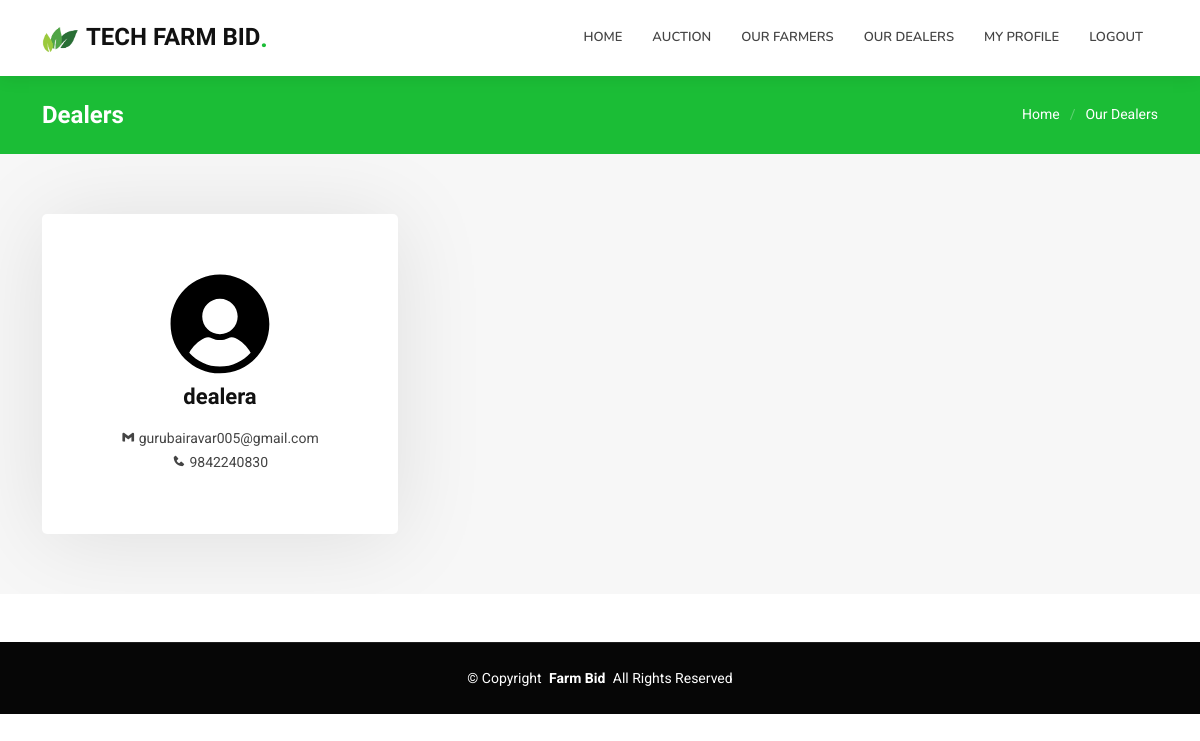
/our_dealers.php (signed in), run on the app's committed database.
### tables this page shows
CREATE TABLE `user_tbl` (
  `id` int(255) NOT NULL,
  `first_name` varchar(255) NOT NULL,
  `date_of_birth` date NOT NULL,
  `email` varchar(255) NOT NULL,
  `phone` bigint(255) NOT NULL,
  `gender` varchar(255) NOT NULL,
  `role` varchar(255) NOT NULL,
  `username` varchar(255) NOT NULL,
  `password` varchar(255) NOT NULL,
  `registered_date` timestamp NOT NULL DEFAULT current_timestamp() ON UPDATE current_timestamp()
);

### our_dealers.php (the view, shortened to what this page needs)
<!DOCTYPE html>
<html>
<head>
  <link href="css/bootstrap.min.css" rel="stylesheet">
  <link href="css/main.css" rel="stylesheet">
  <link rel="stylesheet" href="https://cdnjs.cloudflare.com/ajax/libs/boxicons/2.1.0/css/boxicons.min.css" />
</head>
<body class="index-page">
  <?php include 'header.php'; ?>
  <main class="main">
    <div class="page-title accent-background">
      <div class="container d-lg-flex justify-content-between align-items-center">
        <h1 class="mb-2 mb-lg-0">Dealers</h1>
        <nav class="breadcrumbs">
          <ol>
            <li><a href="home.php">Home</a></li>
            <li class="current">Our Dealers</li>
          </ol>
        </nav>
      </div>
    </div>
    <section id="services" class="services section light-background">
      <div class="container">
        <div class="row gy-4">
          <?php
           $sql = "SELECT * FROM user_tbl WHERE role = 'dealer' AND id !='$user_id'";
            $result = $conn->query($sql);
            if ($result->num_rows > 0) {
              while($row = $result->fetch_assoc()) {
                      ?>
          <div class="col-lg-4 col-md-6" data-aos="fade-up" data-aos-delay="100">
            <div class="service-item item-cyan position-relative">
              <div class="icon">
              </div>
              <a href="my_profile.php?id=<?php echo $row['id']; ?>" class="stretched-link">
                <h3><?php echo $row['first_name'] ?></h3>
              </a>
              <p><i class='bx bxl-gmail'></i> <?php echo $row['email'] ?></p>
              <p><i class='bx bxs-phone'></i> <?php echo $row['phone'] ?></p>
            </div>
          </div>
          <?php
                          }
                        }
                          else {
                            echo "Sorry! Not Found";
                          }
                    ?>
        </div>
      </div>
    </section>
  </main>
  <footer id="footer" class="footer dark-background mt-5">
    <div class="container copyright text-center mt-4">
      <p>© <span>Copyright</span> <strong class="px-1 sitename">Farm Bid</strong> <span>All Rights Reserved</span></p>
    </div>
  </footer>
</body>
</html>

### css/main.css (style rules this page uses)
:root { --default-font: "Roboto", system-ui, -apple-system, "Segoe UI", Roboto, "Helvetica Neue", Arial, "Noto Sans", "Liberation Sans", sans-serif, "Apple Color Emoji", "Segoe UI Emoji", "Segoe UI Symbol", "Noto Color Emoji"; --heading-font: "Raleway", sans-serif; --nav-font: "Nunito", sans-serif; }
:root { --background-color: #ffffff; --default-color: #444444; --heading-color: #111111; --accent-color: #1bbd36; --surface-color: #ffffff; --contrast-color: #ffffff; }
:root { --nav-color: #444444; --nav-hover-color: #1bbd36; --nav-mobile-background-color: #ffffff; --nav-dropdown-background-color: #ffffff; --nav-dropdown-color: #444444; --nav-dropdown-hover-color: #1bbd36; }
.light-background { --background-color: #f7f7f7; --surface-color: #ffffff; }
.dark-background { --background-color: #060606; --default-color: #ffffff; --heading-color: #ffffff; --surface-color: #252525; --contrast-color: #ffffff; }
.accent-background { --background-color: #1bbd36; --default-color: #ffffff; --heading-color: #ffffff; --accent-color: #ffffff; --surface-color: #2ae149; --contrast-color: #ffffff; }
:root { scroll-behavior: smooth; }
body { color: var(--default-color); background-color: var(--background-color); font-family: var(--default-font); }
a { color: var(--accent-color); text-decoration: none; transition: 0.3s; }
h1, h2, h3, h4, h5, h6 { color: var(--heading-color); font-family: var(--heading-font); }
.footer { color: var(--default-color); background-color: var(--background-color); font-size: 14px; position: relative; }
.footer .copyright { padding: 25px 0; border-top: 1px solid color-mix(in srgb, var(--default-color), transparent 90%); }
.footer .copyright p { margin-bottom: 0; }
.page-title { color: var(--default-color); background-color: var(--background-color); padding: 25px 0; position: relative; }
.page-title h1 { font-size: 24px; font-weight: 700; }
.page-title .breadcrumbs ol { display: flex; flex-wrap: wrap; list-style: none; padding: 0; margin: 0; font-size: 14px; font-weight: 400; }
.page-title .breadcrumbs ol li+li { padding-left: 10px; }
.page-title .breadcrumbs ol li+li::before { content: "/"; display: inline-block; padding-right: 10px; color: color-mix(in srgb, var(--default-color), transparent 70%); }
section, .section { color: var(--default-color); background-color: var(--background-color); padding: 60px 0; scroll-margin-top: 100px; overflow: clip; }
.services .service-item { background-color: var(--surface-color); box-shadow: 0px 5px 90px 0px rgba(0, 0, 0, 0.1); height: 100%; padding: 60px 30px; text-align: center; transition: 0.3s; border-radius: 5px; }
.services .service-item .icon { margin: 0 auto; width: 100px; height: 100px; display: flex; align-items: center; justify-content: center; transition: ease-in-out 0.3s; position: relative; }
.services .service-item .icon svg { position: absolute; top: 0; left: 0; }
.services .service-item h3 { font-weight: 700; margin: 10px 0 15px 0; font-size: 22px; }
.services .service-item p { line-height: 24px; font-size: 14px; margin-bottom: 0; }

### data on the page
user_tbl: first_name "dealera", email "gurubairavar005@gmail.com", phone "9842240830"
